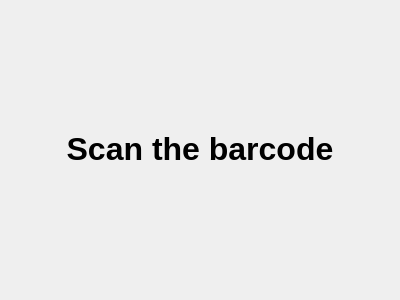
<?xml version="1.0" encoding="UTF-8"?>
<ui version="4.0">
 <class>ScanBarcodeDialog</class>
 <widget class="QDialog" name="ScanBarcodeDialog">
  <property name="geometry">
   <rect>
    <x>0</x>
    <y>0</y>
    <width>400</width>
    <height>300</height>
   </rect>
  </property>
  <property name="windowTitle">
   <string>Dialog</string>
  </property>
  <layout class="QGridLayout" name="gridLayout">
   <item row="0" column="0">
    <widget class="QLabel" name="label">
     <property name="text">
      <string>&lt;html&gt;&lt;head/&gt;&lt;body&gt;&lt;p&gt;&lt;span style=&quot; font-size:24pt; font-weight:600;&quot;&gt;Scan the barcode&lt;/span&gt;&lt;/p&gt;&lt;/body&gt;&lt;/html&gt;</string>
     </property>
     <property name="textFormat">
      <enum>Qt::RichText</enum>
     </property>
     <property name="alignment">
      <set>Qt::AlignCenter</set>
     </property>
    </widget>
   </item>
  </layout>
 </widget>
 <resources/>
 <connections/>
</ui>
